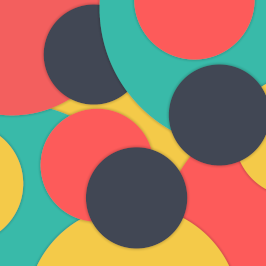
%> input picture hw6/code/image/source/Wall_834.png, 266 x 266 px; the run also reads 1 picture not shown here
$ octave test_edges.m   (GNU Octave 9; MATLAB toolbox functions it lacks are replaced by stand-ins)
%> lines starting %> are read from the running program, lines starting %| are printed output that depends on the picture; in (x1, y1, x2, y2) boxes, pixels count from 0 and x2, y2 are one past the last pixel; in counts of white or black regions, pixels touching at a corner belong together; the program's own positions count from 1
### hw6/code/lib/pmpde.m
function f = pmpde(f, options)
    maxT = default(options, 'pde_maxTime', 10);
    dt = default(options, 'pde_dt', 0.5);
    boundCond = default(options, 'pde_boundary_condition', 'replicate');
    K = default(options, 'pde_K', 1);
    gradientLB = default(options, 'pde_gradient_lb', 1);
    lambda = default(options, 'pde_lambda', 0);

    itr = 1;
    time = dt;

    while time <= maxT + 1e-6
        [fx, fy, fxx, fxy, fyy] = derivative(f, boundCond);
        gradient_fsq = fx.^2 + fy.^2;
        gradient_fsq = max(gradient_fsq, gradientLB);
        fnn = (fx.^2 .* fxx + 2 .* fx.*fy.*fxy + fy.^2 .* fyy) ./ gradient_fsq;
        ftt = fxx + fyy - fnn;
        laplacian_f = fxx + fyy;
        rhs = cFunc(gradient_fsq, K) .* ftt + bFunc(gradient_fsq, K) .* fnn + lambda * laplacian_f;
        f = f + dt * rhs;

        if mod(itr, 10) == 0
            figure(9); imshow(f./255);
            fprintf('Itr % 3d.\n', itr);
        end
        itr = itr + 1;
        time = time + dt;
    end
end

function c = cFunc(s, K)
    c = 1 ./ (1+s/K);
end

% [4 lines left out: function bFunc, not called in this run]

### hw6/code/lib-mat/normalizeFirst.m
function vn = normalizeFirst(v)
    v = v(:, :, 1);
    vn = v / sum(sum(v));
end

### hw6/code/lib-util/default.m
function value = default(s, key, def_value)
    if isfield(s, key)
        value = getfield(s, key);
    else
        value = def_value;
    end
end

### hw6/code/lib-util/simple_gradient.m
function [x, f] = simple_gradient(x0, fH, gH, options)
    addpath lib-util

    maxItr = default(options, 'max_itr', 100);
    tor = default(options, 'tor', 1e-4);
    L = default(options, 'L', 1);
    alpha = default(options, 'alpha', 0.5);
    beta = default(options, 'beta', 0.8);
    outputOn = default(options, 'output_on', false);

    x = x0;
    for itr = 1:maxItr
        g = gH(x);
        f = fH(x);
        dx = g/L;

        a = 1;
        for t = 1:10
            if fH(x-a*dx) > f - alpha*(g'*dx)*a
                a = a * beta;
            else
                break
            end
        end
        x = x - a*dx;

        mg = matNorm(g);
        if outputOn
            fprintf('Itr % 5d, x: %.3e, |g|: %.3e\n', itr, x, mg)
        end

        if mg < tor
            break
        end
    end
end

### hw6/code/lib-util/boximg.m
function g = boximg(g, cand, bs)
    shape = size(g);
    if numel(shape) == 3
        g_copy = zeros(shape + [2 2 0]*bs);
        g_copy(bs+1:end-bs, bs+1:end-bs, :) = g;
        cshape = [1 1 3];
    else
        g_copy = zeros(shape + [2 2]*bs);
        g_copy(bs+1:end-bs, bs+1:end-bs) = g;
        cshape = [1 1];
    end

    for i = 1:size(cand, 1)
        c = randi(256, cshape) - 1;
        x = cand(i, 1); y = cand(i, 2);

        ch = repmat(c, [1 2*bs+1 1]);
        cv = repmat(c, [2*bs+1 1 1]);
        g_copy(x, y:y+2*bs, :) = ch;
        g_copy(x+2*bs, y:y+2*bs, :) = ch;
        g_copy(x:x+2*bs, y, :) = cv;
        g_copy(x:x+2*bs, y+2*bs, :) = cv;
    end

    g = g_copy(bs+1:end-bs, bs+1:end-bs, :);
end

### hw6/code/lib-mat/gradientHelper.m
function s = gradientHelper()
    s.Wr = @Wrfunc;
    s.Wrt = @Wrtfunc;
    s.Wkernel = [-1 0 1] / 2;
end

function g = Wrfunc(x, Wkernel)
    g = [imfilter(x, Wkernel, 'replicate'); imfilter(x, Wkernel', 'replicate')];
end

% [9 lines left out: function Wrtfunc, not called in this run]

### hw6/code/lib-mat/range01First.m
function vn = range01First(v)
    v = v(:, :, 1);
    vn = v / max(max(v));
end

### hw6/code/script-test/test_edges.m
clear; %clc

addpath lib-mat lib-util lib

f_blurred = double(imread('image/blurred/Wall_834.png'));

% [6 lines of commented-out code are left out]

Wstruct = gradientHelper();

%% First apply shockfilter
soptions = struct();
soptions.pde_dt = 1e-2;
soptions.pde_maxTime = 0;
soptions.pde_plot = true;
f_shock = pmpde(f_blurred, soptions);
%> after the loop in pmpde, `while time <= maxT + 1e-6`: itr = 1; time = 0.01
imshow(f_shock ./ 255)

% blur_kernel = fspecial('gaussian', 11, 0.5);
% f_shock_blurred = imfilter(f_shock, blur_kernel);
f_shock_blurred = f_shock;

%%
g = Wstruct.Wr(f_blurred, Wstruct.Wkernel);
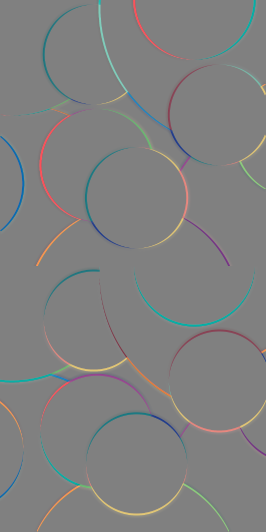
%> g: size 532x266x3 double; mean R, G, B -0.1, 0.1, 0; drawn with min black and max white
g = sqrt(g(1:end/2, :, :).^2 + g(1+end/2:end, :, :).^2);
%> g: size 266x266x3 double
gsb = Wstruct.Wr(f_shock_blurred, Wstruct.Wkernel);
gsb = sqrt(gsb(1:end/2, :, :).^2 + gsb(1+end/2:end, :, :).^2);

g_copy = g;
g_shape = size(g);
%> g_shape = [266 266 3]
g_vec = reshape(gsb, prod(g_shape), 1);
[~, sidx] = sort(g_vec, 'descend');
box_size = 15;

known_kernel = normalizeFirst(double(imread('image/kernel/syn9.bmp')));
known_kernel = padarray(known_kernel, [1 1] * (box_size-(size(known_kernel, 1)-1)/2), 0, 'both');

offset = floor(prod(g_shape)*0.00);
%> offset = 0
maxN = floor(prod(g_shape)*0.1);
%> maxN = 21226
candidate = zeros(maxN, 2);
information = cell(maxN, 1);
counter = 1;

[~, xp] = radon(zeros(2*box_size+1), 0);
xpWidth = xp(end);

% [7 lines of commented-out code are left out]

plotOn = true;
for swp_idx = offset+1:maxN
    idx = sidx(swp_idx);
    if g_copy(idx) < 0
        continue
    end

    [i, j, colorCh] = ind2sub(g_shape, idx);
    if i <= box_size || i > g_shape(1)-box_size || j <= box_size || j > g_shape(2)-box_size
        continue
    end

    g_copy(i-box_size:i+box_size, j-box_size:j+box_size, :) = -1;

    gradient_patch = g(i-box_size:i+box_size, j-box_size:j+box_size, colorCh);
    x_coor = repmat(-box_size:box_size, [2*box_size+1, 1]); y_coor = -x_coor';

    % use gradient descend
    ngp = normalizeFirst(gradient_patch);
    lossFunc = @(th) sum(sum((y_coor*cos(th) - x_coor*sin(th)).^2.*ngp));
    gFunc = @(th) 2*sum(sum((x_coor*sin(th) - y_coor*cos(th)).*(y_coor*sin(th) + x_coor*cos(th)).*ngp));
    g_options.max_itr = 50;
    g_options.L = 50;
    [theta, loss] = simple_gradient(0, lossFunc, gFunc, g_options);

%     fprintf('Loss is %.3e.\n', loss)

    lossness = loss / box_size^2;
    if lossness > 0.25
        continue
    end
    fprintf('Patch @(% 5d, % 5d), loss %.1f.\n', i, j, loss)

% [7 lines of commented-out code are left out]

    %%
    color_patch = f_blurred(i-box_size:i+box_size, j-box_size:j+box_size, colorCh);

    weight = max(max(gradient_patch)) - gradient_patch;
    % c1
    area1_mask = y_coor*cos(theta) - x_coor*sin(theta) > box_size / 2;
    c1 = sum(sum(area1_mask .* weight .* color_patch)) / sum(sum(area1_mask .* weight));
    % c2
    area2_mask = y_coor*cos(theta) - x_coor*sin(theta) < -box_size / 2;
    c2 = sum(sum(area2_mask .* weight .* color_patch)) / sum(sum(area2_mask .* weight));
    % cinbetween
    areain_mask = ~(area1_mask | area2_mask);
    cinbetween = sum(sum(areain_mask .* weight .* color_patch)) / sum(sum(areain_mask .* weight));

    if (cinbetween - c1) * (cinbetween - c2) > 0
        fprintf('Color sequence: %.2f->%.2f->%.2f, rejected.\n', c2, cinbetween, c1);
        continue
    end

    % BH
    BH = (color_patch - c2) / (c1-c2);

    coor1d = y_coor * cos(theta) - x_coor * sin(theta);
    coor1d = reshape(coor1d, [(2*box_size+1)^2 1]);
    [coor1d, coorIdx] = sort(coor1d);

    proj_BH = reshape(BH, [(2*box_size+1)^2 1]);
    proj_BH = proj_BH(coorIdx);

    rasterN = 4*xpWidth+2;
    raster_BH = zeros(rasterN, 1);
    for l = 1:rasterN
        cond1 = -xpWidth-1+l/2 <= coor1d;
        cond2 = coor1d < -xpWidth-0.5+l/2;
        raster_BH(l) = mean(proj_BH(cond1 & cond2));
    end

    if max(raster_BH) > 1.5
        continue
    end

    % clean raster_BH
%     [~, minid] = min(isnan(raster_BH));
%     [~, maxid] = min(isnan(flipud(raster_BH))); maxid = numel(raster_BH)+1-maxid;

    hcoor = -(xpWidth + 0.25):0.5:(xpWidth + 0.25);
    raster_BH = interp1(hcoor(~isnan(raster_BH)), raster_BH(~isnan(raster_BH)), hcoor, 'linear');
    raster_BH = interp1(hcoor(~isnan(raster_BH)), raster_BH(~isnan(raster_BH)), hcoor, 'nearest', 'extrap');
    raster_BH = max(0, min(raster_BH, 1));

    raster_gradient = imfilter(raster_BH, [-1 1], 'replicate')';
    raster_gradient = max(raster_gradient, 0);
    center = sum(hcoor * raster_gradient) / sum(raster_gradient);

    h_BH = interp1(hcoor-center, raster_BH, xp, 'linear', 'extrap');

    grid_gradient = imfilter(h_BH', [-1 0 1]/2, 'replicate')';
    grid_gradient = max(grid_gradient, 0);
    grid_gradient = flipud(grid_gradient);

    if sum(grid_gradient) < 0.1
        fprintf('Possibly negative gradient, rejected!\n')
        continue
    end

    R_truth = radon(known_kernel, theta/pi*180+90);
    if plotOn
        figure(7); clf;

        subplot(1, 3, 1); title('gradient');
        imshow(range01First(gradient_patch), [], 'InitialMagnification', 'fit');

        subplot(1, 3, 2); title('BH');
        imshow(BH)

        s3 = subplot(1, 3, 3); title('projection'); hold(s3, 'on')
        plot(xp, flipud(grid_gradient), 'rs-', 'DisplayName', 'grid gradient')
        plot(hcoor, raster_BH, 'b-', 'DisplayName', 'raster BH')
        plot(xp, cumsum(flipud(R_truth)), 'm:', 'DisplayName', 'BH truth')
        plot(xp, flipud(R_truth), 'k:', 'DisplayName', 'R truth')
        legend
    end

    candidate(counter, :) = [i j];
    info = struct();
    info.theta = theta + pi/2;
    info.phi = grid_gradient;
    info.lossness = lossness;
    info.t = R_truth;
    information{counter} = info;
    counter = counter + 1;
    g_copy(i-box_size:i+box_size, j-box_size:j+box_size, :) = -1;

    set(gcf, 'Position', [100 237 1376 420])
end
%> this loop made 21226 passes
%> idx on passes 2, 3, 5: 39941, 40475, 15101
%| Patch @(   42,   152), loss 1.9.
%| Patch @(  204,    56), loss 2.1.
%| Patch @(   43,   237), loss 2.1.
%| Patch @(  131,    53), loss 2.4.
%| Patch @(  245,    51), loss 0.9.
%> pass 1, `weight = max(max(gradient_patch)) - gradient_patch;`:
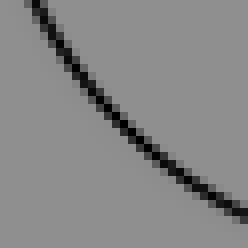
%> weight: size 31x31 double (shown 8 times larger); min 0, max 143.5, mean 135.2
%> after the loop:
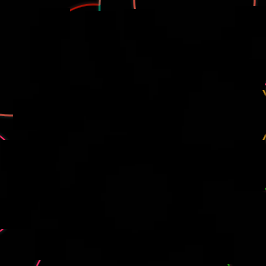
%> g_copy: size 266x266x3 double; mean R, G, B -0.3, -0.5, -0.5; drawn with min black and max white
%> after the loop, coorIdx = 961 values, max 961 at index 1, min 1 at index 961, mean 481; counter = 61; g_options = {max_itr 50, L 50}; info = {theta 2.92, lossness 0.0404}; information = 21226 items; raster_BH = 94 values, max 1 at index 63, min 1.23e-16 at index 25, mean 0.518; s3 = -81.76
%> after the loop:
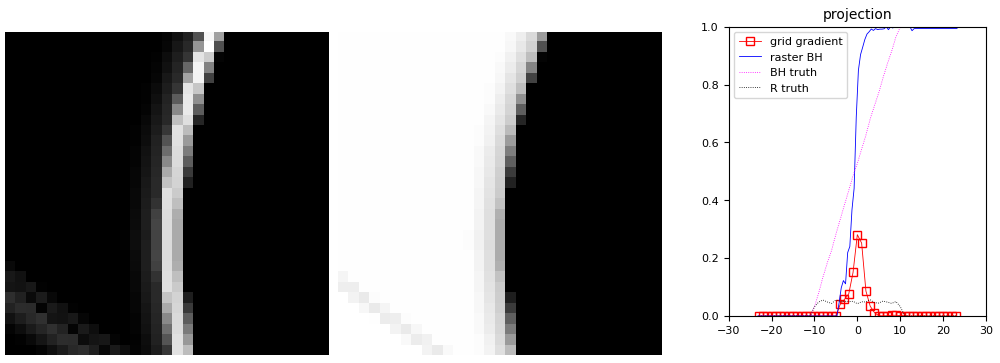
%> figure redrawn from the program's plot data, 3 panels

figure(6); clf
counter = counter - 1;
%> counter = 60
candidate = candidate(1:counter, :);
%> candidate = 60 rows, first 12: [42 152; 204 56; 43 237; 131 53; 245 51; 25 140; 214 16; 54 168; 56 217; 187 45; 22 251; 156 17]
% information = information{1:counter};
% f_anno = boximg(f_blurred_d, candidate, box_size);
% imshow(uint8(f_anno))
g_d = Wstruct.Wr(f_blurred, Wstruct.Wkernel);
g_d = sqrt(g_d(1:end/2, :, :).^2 + g_d(1+end/2:end, :, :).^2);
f_anno = boximg(g_d./max(max(g_d))*255, candidate, box_size);
%> in boximg, `g_copy(bs+1:end-bs, bs+1:end-bs, :) = g;`:
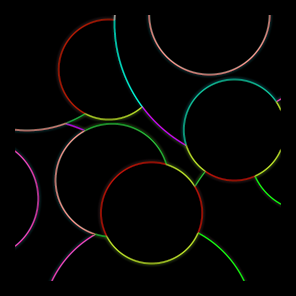
%> g_copy: size 296x296x3 double; mean R, G, B 5.3, 5.1, 3.7
%> the loop in boximg, `for i = 1:size(cand, 1)` made 60 passes
%> (x, y) on passes 1 to 12: (42, 152), (204, 56), (43, 237), (131, 53), (245, 51), (25, 140), (214, 16), (54, 168), (56, 217), (187, 45), (22, 251), (156, 17)
%> after the loop in boximg, `for i = 1:size(cand, 1)`:
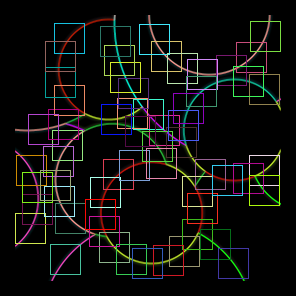
%> g_copy: size 296x296x3 double; 7.91% of pixels changed, all inside (x1, y1, x2, y2) = (15, 21, 281, 279)
%> in boximg, `g = g_copy(bs+1:end-bs, bs+1:end-bs, :);`:
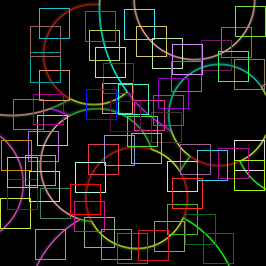
%> g: size 266x266x3 double; mean R, G, B 19.3, 18.9, 16.6
imshow(f_anno./max(max(f_anno)), [])

save('test.mat', 'information', 'counter', 'box_size', 'xp')
